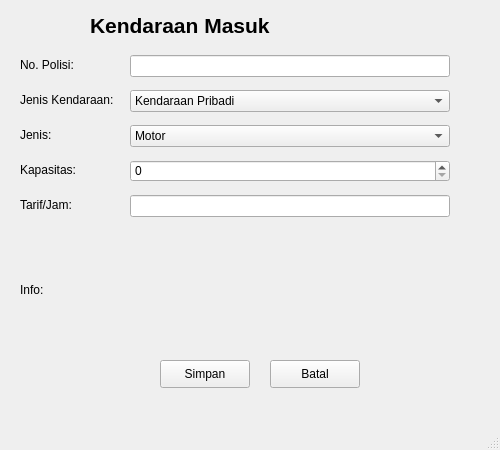
<?xml version="1.0" encoding="UTF-8"?>
<ui version="4.0">
 <class>MainWindow</class>
 <widget class="QMainWindow" name="MainWindow">
  <property name="geometry">
   <rect>
    <x>0</x>
    <y>0</y>
    <width>500</width>
    <height>450</height>
   </rect>
  </property>
  <property name="windowTitle">
   <string>Kendaraan Masuk</string>
  </property>
  <widget class="QWidget" name="centralwidget">
   <widget class="QLabel" name="label_title">
    <property name="geometry">
     <rect>
      <x>90</x>
      <y>10</y>
      <width>361</width>
      <height>31</height>
     </rect>
    </property>
    <property name="font">
     <font>
      <pointsize>16</pointsize>
      <weight>75</weight>
      <bold>true</bold>
     </font>
    </property>
    <property name="text">
     <string>Kendaraan Masuk</string>
    </property>
   </widget>
   <widget class="QLabel" name="label_nopol">
    <property name="geometry">
     <rect>
      <x>20</x>
      <y>55</y>
      <width>100</width>
      <height>20</height>
     </rect>
    </property>
    <property name="text">
     <string>No. Polisi:</string>
    </property>
   </widget>
   <widget class="QLineEdit" name="lineEdit_nopol">
    <property name="geometry">
     <rect>
      <x>130</x>
      <y>55</y>
      <width>320</width>
      <height>22</height>
     </rect>
    </property>
   </widget>
   <widget class="QLabel" name="label_kategori">
    <property name="geometry">
     <rect>
      <x>20</x>
      <y>90</y>
      <width>100</width>
      <height>20</height>
     </rect>
    </property>
    <property name="text">
     <string>Jenis Kendaraan:</string>
    </property>
   </widget>
   <widget class="QComboBox" name="comboBox_kategori">
    <property name="geometry">
     <rect>
      <x>130</x>
      <y>90</y>
      <width>320</width>
      <height>22</height>
     </rect>
    </property>
    <item>
     <property name="text">
      <string>Kendaraan Pribadi</string>
     </property>
    </item>
    <item>
     <property name="text">
      <string>Bus</string>
     </property>
    </item>
   </widget>
   <widget class="QLabel" name="label_jenis">
    <property name="geometry">
     <rect>
      <x>20</x>
      <y>125</y>
      <width>100</width>
      <height>20</height>
     </rect>
    </property>
    <property name="text">
     <string>Jenis:</string>
    </property>
   </widget>
   <widget class="QComboBox" name="comboBox_jenis">
    <property name="geometry">
     <rect>
      <x>130</x>
      <y>125</y>
      <width>320</width>
      <height>22</height>
     </rect>
    </property>
    <item>
     <property name="text">
      <string>Motor</string>
     </property>
    </item>
    <item>
     <property name="text">
      <string>Mobil</string>
     </property>
    </item>
   </widget>
   <widget class="QLabel" name="label_kapasitas">
    <property name="geometry">
     <rect>
      <x>20</x>
      <y>160</y>
      <width>100</width>
      <height>20</height>
     </rect>
    </property>
    <property name="text">
     <string>Kapasitas:</string>
    </property>
   </widget>
   <widget class="QSpinBox" name="spinBox_kapasitas">
    <property name="geometry">
     <rect>
      <x>130</x>
      <y>160</y>
      <width>320</width>
      <height>22</height>
     </rect>
    </property>
    <property name="minimum">
     <number>0</number>
    </property>
    <property name="maximum">
     <number>50</number>
    </property>
   </widget>
   <widget class="QLabel" name="label_tarif">
    <property name="geometry">
     <rect>
      <x>20</x>
      <y>195</y>
      <width>100</width>
      <height>20</height>
     </rect>
    </property>
    <property name="text">
     <string>Tarif/Jam:</string>
    </property>
   </widget>
   <widget class="QLineEdit" name="lineEdit_tarif">
    <property name="geometry">
     <rect>
      <x>130</x>
      <y>195</y>
      <width>320</width>
      <height>22</height>
     </rect>
    </property>
    <property name="readOnly">
     <bool>true</bool>
    </property>
   </widget>
   <widget class="QLabel" name="label_info">
    <property name="geometry">
     <rect>
      <x>20</x>
      <y>230</y>
      <width>430</width>
      <height>120</height>
     </rect>
    </property>
    <property name="text">
     <string>Info:</string>
    </property>
    <property name="wordWrap">
     <bool>true</bool>
    </property>
   </widget>
   <widget class="QPushButton" name="pushButton_simpan">
    <property name="geometry">
     <rect>
      <x>160</x>
      <y>360</y>
      <width>90</width>
      <height>28</height>
     </rect>
    </property>
    <property name="text">
     <string>Simpan</string>
    </property>
   </widget>
   <widget class="QPushButton" name="pushButton_batal">
    <property name="geometry">
     <rect>
      <x>270</x>
      <y>360</y>
      <width>90</width>
      <height>28</height>
     </rect>
    </property>
    <property name="text">
     <string>Batal</string>
    </property>
   </widget>
  </widget>
  <widget class="QMenuBar" name="menubar">
   <property name="geometry">
    <rect>
     <x>0</x>
     <y>0</y>
     <width>500</width>
     <height>21</height>
    </rect>
   </property>
  </widget>
  <widget class="QStatusBar" name="statusbar"/>
 </widget>
 <resources/>
 <connections/>
</ui>
